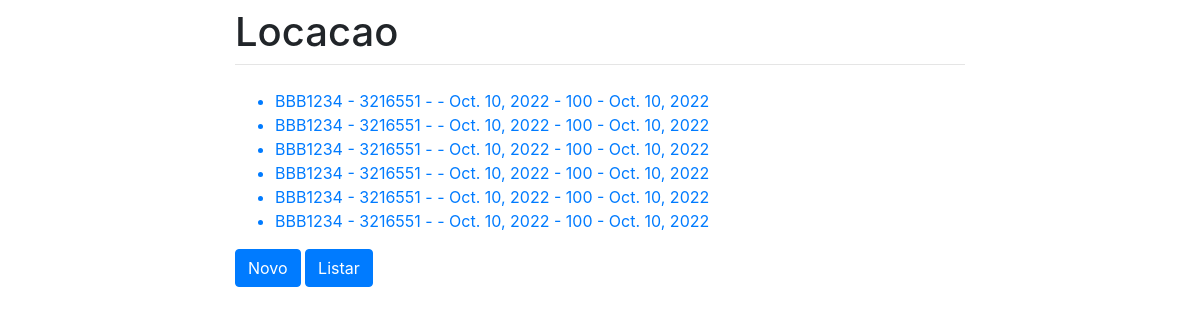
The page / on the database its author committed.
### estacionamento/models.py (models this page shows, shortened)
class Locacao(models.Model):
    cliente = models.ForeignKey(Cliente, on_delete=models.SET_NULL, null=True)
    carro = models.ForeignKey(Carro, on_delete=models.SET_NULL, null=True)
    funcionario = models.ForeignKey(Funcionario, on_delete=models.SET_NULL, null=True)
    dataLocacao = models.DateField()
    valor = models.CharField(max_length=10)
    dataDevolucao = models.DateField()

class Carro(models.Model):
    placa = models.CharField(max_length=7)
    nome = models.CharField(max_length=50)
    marca = models.CharField(max_length=50)
    modelo = models.CharField(max_length=50)
    anoFabricacao = models.DateField()
    dataModelo = models.DateField()
    cor = models.CharField(max_length=20)
    def __str__(self):
        return self.placa

class Cliente(models.Model):
    cpf = models.CharField(max_length=11)
    nome = models.CharField(max_length=100)
    telefone = models.CharField(max_length=15)
    endereco = models.CharField(max_length=100)
    cidade = models.CharField(max_length=50)
    nomePai = models.CharField(max_length=50)
    nomeMae = models.CharField(max_length=50)
    email = models.CharField(max_length=100)
    def __str__(self):
        return self.cpf

### estacionamento/views.py (the view)
# urls.py: path('', list_locacao, name='list_locacao'),
def list_locacao(request):
    estacionamentos = Locacao.objects.all()
    print("1")
    return render(request, 'estacionamento.html', {'estacionamentos': estacionamentos})

### estacionamento/templates/estacionamento.html
{% extends 'base.html' %}
{% load crispy_forms_tags %}
{% block content %}
    <ul>
        {% for estacionamento in estacionamentos %}
            <a href="{% url 'update_locacao' estacionamento.id %}">
                <li> {{ estacionamento.carro }} - {{ estacionamento.cliente }} - {{ estacionamento.vendedor }} - {{ estacionamento.dataLocacao }}
                - {{ estacionamento.valor }} - {{ estacionamento.dataDevolucao }}</li>
            </a>
        {% endfor %}
    </ul>
    <a class="btn btn-primary" href="{% url 'create_locacao' %}">Novo</a>
    <a class="btn btn-primary" href="{% url 'list_locacao' %}">Listar</a>
{% endblock %}

### estacionamento/templates/base.html (shortened to what this page needs)
<!doctype html>
<html lang="en">
  <head>
    <link rel="stylesheet" href="https://stackpath.bootstrapcdn.com/bootstrap/4.1.3/css/bootstrap.min.css">
  </head>
  <body>
    <div class="container">
      <div class="row justify-content-center">
        <div class="col-8">
          <h1 class="mt-2">Locacao</h1>
          <hr class="mt-0 mb-4">
          {% block content %}
          {% endblock %}
        </div>
      </div>
    </div>
  </body>
</html>

### rows shown on the page
Locacao: carro "BBB1234", cliente "3216551", dataLocacao "Oct. 10, 2022", valor "100", dataDevolucao "Oct. 10, 2022"
Locacao: carro "BBB1234", cliente "3216551", dataLocacao "Oct. 10, 2022", valor "100", dataDevolucao "Oct. 10, 2022"
Locacao: carro "BBB1234", cliente "3216551", dataLocacao "Oct. 10, 2022", valor "100", dataDevolucao "Oct. 10, 2022"
Locacao: carro "BBB1234", cliente "3216551", dataLocacao "Oct. 10, 2022", valor "100", dataDevolucao "Oct. 10, 2022"
Locacao: carro "BBB1234", cliente "3216551", dataLocacao "Oct. 10, 2022", valor "100", dataDevolucao "Oct. 10, 2022"
Locacao: carro "BBB1234", cliente "3216551", dataLocacao "Oct. 10, 2022", valor "100", dataDevolucao "Oct. 10, 2022"
